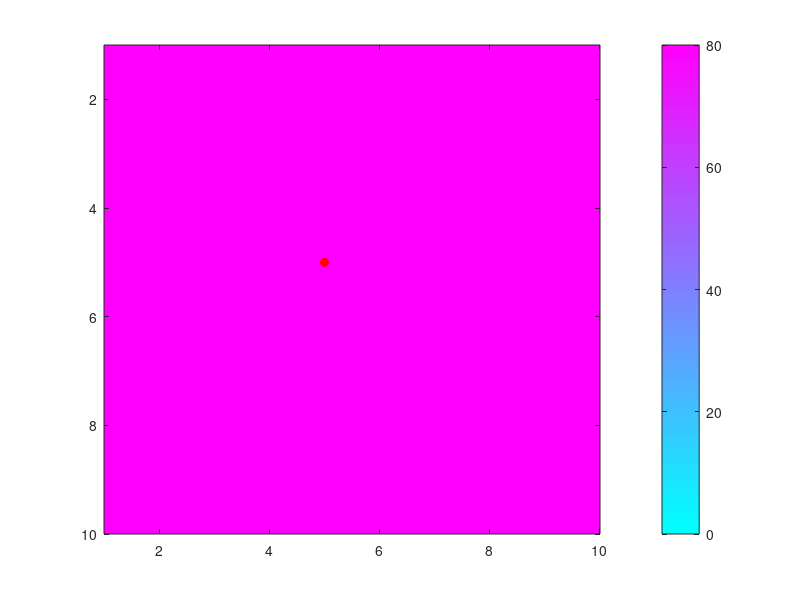

Here is the MATLAB script that generated this plot: (Note: this script raises an error after producing the figure.)
clc
clear
close all

% Testing for Titan conditions

addpath(fullfile('..','planetwaves'))  

% ------------------------------------------------------------------------------------------------------------------------------------------------------------------------------------------------------------
% INPUT PARAMETERS:
% (1) PLANET CONDITIONS
%   (a) TITAN
Titan.rho_liquid = 540;                                                    % Hydrocarbon Liquid density [kg/m3]
Titan.nu_liquid = 3e-7;                                                    % Hydrocarbon Liquid Viscosity [m2/s]
Titan.nua = 0.0126/1e4;                                                    % Titan atmospheric gas viscosity [m2/s]
Titan.gravity = 1.352;                                                     % Titan Gravity [m/s2]
Titan.surface_temp = 92;                                                   % Titan Surface Temperature [K]
Titan.surface_press = 1.5*101300;                                          % Titan Surface Pressure [Pa]
Titan.surface_tension = 0.018;                                             % Hydrocarbon Liquid Surface Tension [N/m]
Titan.name = 'Titan';
%   (b) EARTH
Earth.rho_liquid = 997;                                                    % Water Liqid Density [kg/m3]       
Earth.nu_liquid = 1.143e-6;                                                % Water Liquid Viscosity [m2/s]
Earth.nua = 1.48e-5;                                                       % Earth atmospheric gas viscosity [m2/s]
Earth.gravity = 9.81;                                                      % Earth Gravity [m/s2]
Earth.surface_temp = 288;                                                  % Earth Surface Temperature [K]
Earth.surface_press = 1*101300;                                            % Earth Surface Pressure [Pa]
Earth.surface_tension = 0.072;                                             % Water Liquid Surface Tension [N/m]
Earth.name = 'Earth';
% (2a) MODEL GEOMETRY
Model.LonDim = 10;                                                    % Number of Grid Cells in X-Dimension (col count)
Model.LatDim = 10;                                                    % Number of Grid Cells in Y-Dimension (row count)
Model.Fdim = 35;                                                              % Number of Frequency bins
Model.Dirdim = 72;                                                              % Number of angular (th) bins, must be factorable by 8 for octants to satisfy the Courant condition of numerical stability
Model.long = 5;                                                       % longitude grid point for sampling during plotting
Model.lat = 5;                                                        % latitude grid point for sampling during plotting
Model.gridX = 10*10000;                                               % Grid size in X-dimension [m]
Model.gridY = 10*1000;                                               % Grid size in Y-dimension [m]
Model.mindelt = 0.001;                                                    % minimum time step
Model.maxdelt = 2000.0;                                                    % maximum time step
Model.time_step = 50;                                                     % Maximum Size of time step [s] -- if set too low can lead to numerical ringing
Model.num_time_steps = 100;                                                % Length of model run (in terms of # of time steps)
Model.tolH = NaN;                                                          % tolerance threshold for maturity
Model.cutoff_freq = 15;                                                    % cutoff frequency bin from diagnostic to advection -- if set too low can lead to numerical ringing
Model.min_freq = 0.05;                                                     % minimum frequency to model
Model.max_freq = 35;                                                       % maximum frequency to model
% (2b) BUOY SPECIFC:
Model.z_data = 10;                                                        % elevation of wind measurement [m]
Model.bathy_map = 80.*ones(Model.LonDim,Model.LatDim);
% (2c) TUNING PARAMETERS
Model.tune_A1 = 0.11;                                                      % wind sea (eq. 12 Donelan+2012)
Model.tune_mss_fac = 360;
Model.tune_Sdt_fac = 0.001;
Model.tune_Sbf_fac = 0.002;
Model.tune_cotharg = 0.2;
Model.tune_n = 2.4;
% (3) NEAR-SURFACE WIND CONDITIONS
test_speeds = [1 2 3];                                                      % magnitude of incoming wind [m/s] [e.g.
Wind.dir = 0;                                                              % direction of incoming wind [radians]
% (4) Unidirectional currents
Uniflow.East = 0;                                                          % eastward unidirectional current [m/s]
Uniflow.North = 0;                                                         % northward unidirectional current [m/s]
% (5) HOUSEKEEPING
Etc.showplots = 0;
Etc.savedata = 0;
% ------------------------------------------------------------------------------------------------------------------------------------------------------------------------------------------------------------
figure; 
imagesc(Model.bathy_map)
colormap cool; 
hold on
contour(Model.bathy_map,'--k')
plot(Model.long,Model.lat,'or','MarkerFaceColor','r')
colorbar

% ------------------------------------------------------------------------------------------------------------------------------------------------------------------------------------------------------------
% RUN THE MODEL
planet_to_run = Titan;
myHsig = cell(1, numel(test_speeds));
htgrid = cell(1, numel(test_speeds));
E_spec = cell(1, numel(test_speeds));

% Preallocate cell arrays to store results
myHsig = cell(1, numel(test_speeds));
htgrid = cell(1, numel(test_speeds));
E_spec = cell(1, numel(test_speeds));

parfor i = 1:numel(test_speeds)
    % Create a local copy of the Wind variable for each iteration so can be parallelized on local machine
    Wind_local = Wind;
    Wind_local.speed = test_speeds(i);
    
    [myHsig{i}, htgrid{i}, E_spec{i}, ~] = makeWaves(planet_to_run, Model, Wind_local, Uniflow, Etc);   % run model
    
end
disp('run finished')

% plot results

figure
for i = 1:numel(test_speeds)
    plot(myHsig{i}, '-', 'LineWidth', 3, 'DisplayName', num2str(test_speeds(i)))
    hold on
end
grid on;
legend('show', 'Location', 'northwest','interpreter','latex');
title(['Waves on',' ',planet_to_run.name],'interpreter','latex');
xlabel('model time step [$\Delta$ t]','interpreter','latex')
ylabel('significant wave height [m]','interpreter','latex')


for k = 1:numel(test_speeds)
    buoy_waves(k) = htgrid{k}{end}(Model.long,Model.lat);
end

figure('units','normalized','outerposition',[0 0 1 1])
for speed = 1:numel(test_speeds)
    
    subplot(1,3,3)
    plot(test_speeds,buoy_waves,'-sb','LineWidth',1,'MarkerFaceColor','b')
    hold on
    plot(test_speeds(speed),htgrid{speed}{end}(Model.long,Model.lat),'-sr','LineWidth',1,'MarkerFaceColor','r')
    hold off;
    xlabel('u [m/s]')
    ylabel('H_{sig} [m]')
    grid on;
    
    plot_grid = htgrid{speed}{end}';
    plot_grid(isnan(plot_grid)) = 0;
    plot_alpha_data = ones(size(plot_grid));
    plot_alpha_data(plot_grid==0) = 0;

    ax1 = subplot(1,3,[1,2]);
    h1 = imagesc(plot_grid);
    colormap linspecer
    xlabel('longitude [km]')
    ylabel('latitude [km]')
    title(sprintf('u = %i m/s',test_speeds(speed)))
    c1 = colorbar;
    c1.Label.String = 'H_{sig} [m]';
    set(h1, 'AlphaData', plot_alpha_data);
    hold on;
    
    contour(plot_grid,'-k','LineWidth',2)

    grid on
    new_xtick = get(gca, 'XTick')*(Model.gridX)/1000;
    new_ytick = get(gca, 'YTick')*(Model.gridY)/1000;
    set(gca, 'XTick',  get(gca, 'XTick'), 'XTickLabel', arrayfun(@(x) sprintf('%d', x), new_xtick, 'UniformOutput', false));
    set(gca, 'YTick',  get(gca, 'YTick'), 'YTickLabel', arrayfun(@(y) sprintf('%d', y), new_ytick, 'UniformOutput', false));
    
    
    [wx,wy] = pol2cart(Wind.dir,1);
    plot(Model.long,Model.lat,'pentagram','MarkerFaceColor','k','MarkerEdgeColor','k','MarkerSize',20)

    for i = 1:Model.LonDim
        for j = 1:Model.LatDim
            quiver(i, j, (speed/5)*wx, (speed/5)*wy, 'k', 'MaxHeadSize', 1);
        end
    end
    set(ax1,'Ydir','reverse')
    %set(ax1,'Xdir','reverse')
    drawnow
    if speed == 1
        gif('Ontario_Titan_Uniform.gif','DelayTime',1)
    else
        gif
    end
end

figure('units','normalized','outerposition',[0 0 1 1])
for speed = 1:numel(test_speeds)
    
    subplot(1,3,3)
    plot(test_speeds,buoy_waves,'-sb','LineWidth',1,'MarkerFaceColor','b')
    hold on
    plot(test_speeds(speed),htgrid{speed}{end}(Model.long,Model.lat),'-sr','LineWidth',1,'MarkerFaceColor','r')
    hold off;
    xlabel('u [m/s]')
    ylabel('H_{sig} [m]')
    grid on;
    
    plot_grid = htgrid{speed}{end}';
    plot_grid(isnan(plot_grid)) = 0;
    plot_alpha_data = ones(size(plot_grid));
    plot_alpha_data(plot_grid==0) = 0;

    ax1 = subplot(1,3,[1,2]);
    h1 = imagesc(plot_grid./Model.bathy_map);
    colormap linspecer
    xlabel('longitude [km]')
    ylabel('latitude [km]')
    title(sprintf('H/D at u = %i m/s',test_speeds(speed)))
    c1 = colorbar;
    clim([0 1])
    c1.Label.String = 'H_{sig}/Depth';
    set(h1, 'AlphaData', plot_alpha_data);
    hold on;
   
    grid on
    new_xtick = get(gca, 'XTick')*(Model.gridX)/1000;
    new_ytick = get(gca, 'YTick')*(Model.gridY)/1000;
    set(gca, 'XTick',  get(gca, 'XTick'), 'XTickLabel', arrayfun(@(x) sprintf('%d', x), new_xtick, 'UniformOutput', false));
    set(gca, 'YTick',  get(gca, 'YTick'), 'YTickLabel', arrayfun(@(y) sprintf('%d', y), new_ytick, 'UniformOutput', false));
    
    
    [wx,wy] = pol2cart(Wind.dir,1);
    plot(Model.long,Model.lat,'pentagram','MarkerFaceColor','k','MarkerEdgeColor','k','MarkerSize',20)

    for i = 1:Model.LonDim
        for j = 1:Model.LatDim
            quiver(i, j, (speed/5)*wx, (speed/5)*wy, 'k', 'MaxHeadSize', 1);
        end
    end
    set(ax1,'Ydir','reverse')
    %set(ax1,'Xdir','reverse')
    drawnow
    if speed == 1
        gif('Ontario_Titan_Uniform_HD.gif','DelayTime',1)
    else
        gif
    end
end

